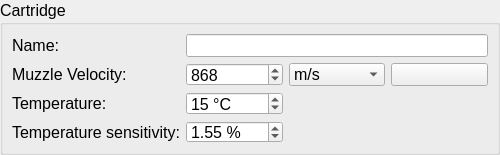
<?xml version="1.0" encoding="UTF-8"?>
<ui version="4.0">
 <class>cartridge</class>
 <widget class="QWidget" name="cartridge">
  <property name="geometry">
   <rect>
    <x>0</x>
    <y>0</y>
    <width>500</width>
    <height>155</height>
   </rect>
  </property>
  <property name="windowTitle">
   <string>Form</string>
  </property>
  <layout class="QGridLayout" name="gridLayout">
   <property name="leftMargin">
    <number>0</number>
   </property>
   <property name="topMargin">
    <number>0</number>
   </property>
   <property name="rightMargin">
    <number>0</number>
   </property>
   <property name="bottomMargin">
    <number>0</number>
   </property>
   <property name="spacing">
    <number>0</number>
   </property>
   <item row="0" column="0">
    <widget class="QGroupBox" name="cartridgeGroupBox">
     <property name="sizePolicy">
      <sizepolicy hsizetype="Expanding" vsizetype="Fixed">
       <horstretch>0</horstretch>
       <verstretch>0</verstretch>
      </sizepolicy>
     </property>
     <property name="minimumSize">
      <size>
       <width>500</width>
       <height>155</height>
      </size>
     </property>
     <property name="font">
      <font>
       <pointsize>12</pointsize>
      </font>
     </property>
     <property name="styleSheet">
      <string notr="true"/>
     </property>
     <property name="title">
      <string>Cartridge</string>
     </property>
     <property name="flat">
      <bool>false</bool>
     </property>
     <property name="checkable">
      <bool>false</bool>
     </property>
     <layout class="QGridLayout" name="gridLayout_3">
      <item row="2" column="1">
       <widget class="QSpinBox" name="temp">
        <property name="sizePolicy">
         <sizepolicy hsizetype="Preferred" vsizetype="Preferred">
          <horstretch>0</horstretch>
          <verstretch>0</verstretch>
         </sizepolicy>
        </property>
        <property name="font">
         <font>
          <pointsize>12</pointsize>
         </font>
        </property>
        <property name="styleSheet">
         <string notr="true"/>
        </property>
        <property name="suffix">
         <string> °C</string>
        </property>
        <property name="value">
         <number>15</number>
        </property>
       </widget>
      </item>
      <item row="1" column="0">
       <widget class="QLabel" name="label_70">
        <property name="sizePolicy">
         <sizepolicy hsizetype="Preferred" vsizetype="Preferred">
          <horstretch>0</horstretch>
          <verstretch>0</verstretch>
         </sizepolicy>
        </property>
        <property name="minimumSize">
         <size>
          <width>0</width>
          <height>0</height>
         </size>
        </property>
        <property name="maximumSize">
         <size>
          <width>16777215</width>
          <height>16777215</height>
         </size>
        </property>
        <property name="font">
         <font>
          <pointsize>12</pointsize>
         </font>
        </property>
        <property name="text">
         <string>Muzzle Velocity:</string>
        </property>
       </widget>
      </item>
      <item row="0" column="0">
       <widget class="QLabel" name="label_69">
        <property name="sizePolicy">
         <sizepolicy hsizetype="Preferred" vsizetype="Preferred">
          <horstretch>0</horstretch>
          <verstretch>0</verstretch>
         </sizepolicy>
        </property>
        <property name="minimumSize">
         <size>
          <width>0</width>
          <height>0</height>
         </size>
        </property>
        <property name="maximumSize">
         <size>
          <width>16777215</width>
          <height>16777215</height>
         </size>
        </property>
        <property name="font">
         <font>
          <pointsize>12</pointsize>
         </font>
        </property>
        <property name="text">
         <string>Name:</string>
        </property>
       </widget>
      </item>
      <item row="2" column="0">
       <widget class="QLabel" name="label_71">
        <property name="sizePolicy">
         <sizepolicy hsizetype="Preferred" vsizetype="Preferred">
          <horstretch>0</horstretch>
          <verstretch>0</verstretch>
         </sizepolicy>
        </property>
        <property name="minimumSize">
         <size>
          <width>0</width>
          <height>0</height>
         </size>
        </property>
        <property name="maximumSize">
         <size>
          <width>16777215</width>
          <height>16777215</height>
         </size>
        </property>
        <property name="font">
         <font>
          <pointsize>12</pointsize>
         </font>
        </property>
        <property name="text">
         <string>Temperature:</string>
        </property>
       </widget>
      </item>
      <item row="3" column="1">
       <widget class="QDoubleSpinBox" name="ts">
        <property name="sizePolicy">
         <sizepolicy hsizetype="Preferred" vsizetype="Preferred">
          <horstretch>0</horstretch>
          <verstretch>0</verstretch>
         </sizepolicy>
        </property>
        <property name="font">
         <font>
          <pointsize>12</pointsize>
         </font>
        </property>
        <property name="suffix">
         <string> %</string>
        </property>
        <property name="decimals">
         <number>2</number>
        </property>
        <property name="maximum">
         <double>100.000000000000000</double>
        </property>
        <property name="singleStep">
         <double>0.010000000000000</double>
        </property>
        <property name="value">
         <double>1.550000000000000</double>
        </property>
       </widget>
      </item>
      <item row="3" column="0">
       <widget class="QLabel" name="label_72">
        <property name="sizePolicy">
         <sizepolicy hsizetype="Preferred" vsizetype="Preferred">
          <horstretch>0</horstretch>
          <verstretch>0</verstretch>
         </sizepolicy>
        </property>
        <property name="font">
         <font>
          <pointsize>12</pointsize>
         </font>
        </property>
        <property name="text">
         <string>Temperature sensitivity:</string>
        </property>
       </widget>
      </item>
      <item row="1" column="3">
       <widget class="QToolButton" name="mvSwitch">
        <property name="sizePolicy">
         <sizepolicy hsizetype="Preferred" vsizetype="Preferred">
          <horstretch>0</horstretch>
          <verstretch>0</verstretch>
         </sizepolicy>
        </property>
        <property name="font">
         <font>
          <pointsize>8</pointsize>
          <weight>75</weight>
          <italic>false</italic>
          <bold>true</bold>
          <underline>false</underline>
         </font>
        </property>
        <property name="toolTip">
         <string>&lt;font color=black&gt;Convert&lt;/font&gt;</string>
        </property>
        <property name="text">
         <string/>
        </property>
        <property name="icon">
         <iconset>
          <normaloff>../.rsrc/res/drawable/secondarybtn21a.png</normaloff>
          <disabledoff>../.rsrc/res/drawable/secondarybtn21b.png</disabledoff>../.rsrc/res/drawable/secondarybtn21a.png</iconset>
        </property>
        <property name="iconSize">
         <size>
          <width>16</width>
          <height>16</height>
         </size>
        </property>
       </widget>
      </item>
      <item row="1" column="1">
       <widget class="QSpinBox" name="mv">
        <property name="sizePolicy">
         <sizepolicy hsizetype="Preferred" vsizetype="Preferred">
          <horstretch>0</horstretch>
          <verstretch>0</verstretch>
         </sizepolicy>
        </property>
        <property name="font">
         <font>
          <pointsize>12</pointsize>
         </font>
        </property>
        <property name="styleSheet">
         <string notr="true"/>
        </property>
        <property name="maximum">
         <number>10000</number>
        </property>
        <property name="value">
         <number>868</number>
        </property>
       </widget>
      </item>
      <item row="1" column="2">
       <widget class="QComboBox" name="mvQuantity">
        <property name="sizePolicy">
         <sizepolicy hsizetype="Preferred" vsizetype="Preferred">
          <horstretch>0</horstretch>
          <verstretch>0</verstretch>
         </sizepolicy>
        </property>
        <property name="font">
         <font>
          <pointsize>12</pointsize>
         </font>
        </property>
        <property name="styleSheet">
         <string notr="true"/>
        </property>
        <item>
         <property name="text">
          <string>m/s</string>
         </property>
        </item>
        <item>
         <property name="text">
          <string>fps</string>
         </property>
        </item>
       </widget>
      </item>
      <item row="0" column="1" colspan="3">
       <widget class="QLineEdit" name="cartridgeName">
        <property name="sizePolicy">
         <sizepolicy hsizetype="Preferred" vsizetype="Preferred">
          <horstretch>0</horstretch>
          <verstretch>0</verstretch>
         </sizepolicy>
        </property>
        <property name="sizeIncrement">
         <size>
          <width>0</width>
          <height>0</height>
         </size>
        </property>
        <property name="baseSize">
         <size>
          <width>0</width>
          <height>0</height>
         </size>
        </property>
        <property name="font">
         <font>
          <pointsize>12</pointsize>
         </font>
        </property>
        <property name="styleSheet">
         <string notr="true"/>
        </property>
        <property name="text">
         <string notr="true"/>
        </property>
        <property name="maxLength">
         <number>20</number>
        </property>
        <property name="frame">
         <bool>true</bool>
        </property>
        <property name="alignment">
         <set>Qt::AlignLeading|Qt::AlignLeft|Qt::AlignVCenter</set>
        </property>
       </widget>
      </item>
     </layout>
    </widget>
   </item>
  </layout>
 </widget>
 <resources/>
 <connections/>
</ui>
